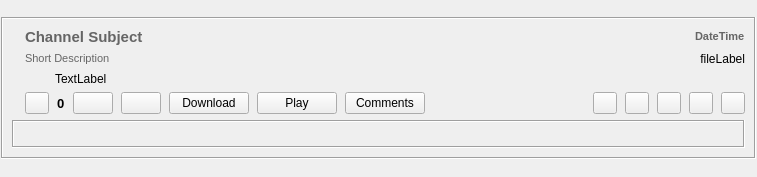
<?xml version="1.0" encoding="UTF-8"?>
<ui version="4.0">
 <class>GxsChannelPostItem</class>
 <widget class="QWidget" name="GxsChannelPostItem">
  <property name="geometry">
   <rect>
    <x>0</x>
    <y>0</y>
    <width>757</width>
    <height>177</height>
   </rect>
  </property>
  <layout class="QGridLayout" name="gridLayout_4">
   <property name="horizontalSpacing">
    <number>6</number>
   </property>
   <property name="verticalSpacing">
    <number>1</number>
   </property>
   <property name="margin">
    <number>1</number>
   </property>
   <item row="0" column="0">
    <widget class="QFrame" name="frame">
     <property name="sizePolicy">
      <sizepolicy hsizetype="Expanding" vsizetype="Fixed">
       <horstretch>0</horstretch>
       <verstretch>0</verstretch>
      </sizepolicy>
     </property>
     <property name="autoFillBackground">
      <bool>true</bool>
     </property>
     <property name="frameShape">
      <enum>QFrame::Box</enum>
     </property>
     <property name="frameShadow">
      <enum>QFrame::Sunken</enum>
     </property>
     <layout class="QVBoxLayout" name="verticalLayout_3">
      <item>
       <layout class="QHBoxLayout" name="horizontalLayout_6">
        <item>
         <widget class="QLabel" name="logoLabel">
          <property name="maximumSize">
           <size>
            <width>156</width>
            <height>107</height>
           </size>
          </property>
          <property name="text">
           <string/>
          </property>
          <property name="pixmap">
           <pixmap resource="../images.qrc">:/images/thumb-default-video.png</pixmap>
          </property>
          <property name="scaledContents">
           <bool>true</bool>
          </property>
         </widget>
        </item>
        <item>
         <layout class="QVBoxLayout" name="verticalLayout_2">
          <item>
           <layout class="QHBoxLayout" name="horizontalLayout_3">
            <item>
             <widget class="QLabel" name="titleLabel">
              <property name="sizePolicy">
               <sizepolicy hsizetype="MinimumExpanding" vsizetype="Preferred">
                <horstretch>0</horstretch>
                <verstretch>0</verstretch>
               </sizepolicy>
              </property>
              <property name="font">
               <font>
                <pointsize>11</pointsize>
                <weight>75</weight>
                <italic>true</italic>
                <bold>true</bold>
                <stylestrategy>PreferAntialias</stylestrategy>
               </font>
              </property>
              <property name="text">
               <string notr="true">&lt;!DOCTYPE HTML PUBLIC &quot;-//W3C//DTD HTML 4.0//EN&quot; &quot;http://www.w3.org/TR/REC-html40/strict.dtd&quot;&gt;
&lt;html&gt;&lt;head&gt;&lt;meta name=&quot;qrichtext&quot; content=&quot;1&quot; /&gt;&lt;style type=&quot;text/css&quot;&gt;
p, li { white-space: pre-wrap; }
&lt;/style&gt;&lt;/head&gt;&lt;body style=&quot; font-family:'MS Shell Dlg 2'; font-size:11pt; font-weight:600; font-style:italic;&quot;&gt;
&lt;p style=&quot; margin-top:0px; margin-bottom:0px; margin-left:0px; margin-right:0px; -qt-block-indent:0; text-indent:0px;&quot;&gt;&lt;span style=&quot; font-style:normal; color:#656565;&quot;&gt;Channel Subject&lt;/span&gt;&lt;/p&gt;&lt;/body&gt;&lt;/html&gt;</string>
              </property>
              <property name="scaledContents">
               <bool>false</bool>
              </property>
              <property name="openExternalLinks">
               <bool>true</bool>
              </property>
             </widget>
            </item>
            <item>
             <widget class="QLabel" name="datetimelabel">
              <property name="font">
               <font>
                <weight>75</weight>
                <bold>true</bold>
                <stylestrategy>PreferAntialias</stylestrategy>
               </font>
              </property>
              <property name="text">
               <string notr="true">&lt;!DOCTYPE HTML PUBLIC &quot;-//W3C//DTD HTML 4.0//EN&quot; &quot;http://www.w3.org/TR/REC-html40/strict.dtd&quot;&gt;
&lt;html&gt;&lt;head&gt;&lt;meta name=&quot;qrichtext&quot; content=&quot;1&quot; /&gt;&lt;style type=&quot;text/css&quot;&gt;
p, li { white-space: pre-wrap; }
&lt;/style&gt;&lt;/head&gt;&lt;body style=&quot; font-family:'MS Shell Dlg 2'; font-size:8.25pt; font-weight:600; font-style:normal;&quot;&gt;
&lt;p style=&quot; margin-top:0px; margin-bottom:0px; margin-left:0px; margin-right:0px; -qt-block-indent:0; text-indent:0px;&quot;&gt;&lt;span style=&quot; font-size:8pt; color:#666666;&quot;&gt;DateTime&lt;/span&gt;&lt;/p&gt;&lt;/body&gt;&lt;/html&gt;</string>
              </property>
             </widget>
            </item>
           </layout>
          </item>
          <item>
           <layout class="QHBoxLayout" name="horizontalLayout_4">
            <item>
             <widget class="QLabel" name="subjectLabel">
              <property name="sizePolicy">
               <sizepolicy hsizetype="MinimumExpanding" vsizetype="Expanding">
                <horstretch>0</horstretch>
                <verstretch>0</verstretch>
               </sizepolicy>
              </property>
              <property name="maximumSize">
               <size>
                <width>16777215</width>
                <height>60</height>
               </size>
              </property>
              <property name="text">
               <string notr="true">&lt;!DOCTYPE HTML PUBLIC &quot;-//W3C//DTD HTML 4.0//EN&quot; &quot;http://www.w3.org/TR/REC-html40/strict.dtd&quot;&gt;
&lt;html&gt;&lt;head&gt;&lt;meta name=&quot;qrichtext&quot; content=&quot;1&quot; /&gt;&lt;style type=&quot;text/css&quot;&gt;
p, li { white-space: pre-wrap; }
&lt;/style&gt;&lt;/head&gt;&lt;body style=&quot; font-family:'MS Shell Dlg 2'; font-size:8.25pt; font-weight:400; font-style:normal;&quot;&gt;
&lt;p style=&quot; margin-top:0px; margin-bottom:0px; margin-left:0px; margin-right:0px; -qt-block-indent:0; text-indent:0px;&quot;&gt;&lt;span style=&quot; font-size:8pt; color:#666666;&quot;&gt;Short Description&lt;/span&gt;&lt;/p&gt;&lt;/body&gt;&lt;/html&gt;</string>
              </property>
              <property name="wordWrap">
               <bool>true</bool>
              </property>
              <property name="openExternalLinks">
               <bool>true</bool>
              </property>
             </widget>
            </item>
            <item>
             <widget class="QLabel" name="filelabel">
              <property name="font">
               <font>
                <stylestrategy>PreferAntialias</stylestrategy>
               </font>
              </property>
              <property name="text">
               <string notr="true">fileLabel</string>
              </property>
              <property name="alignment">
               <set>Qt::AlignRight|Qt::AlignTop|Qt::AlignTrailing</set>
              </property>
             </widget>
            </item>
           </layout>
          </item>
          <item>
           <layout class="QHBoxLayout" name="horizontalLayout_5">
            <item>
             <widget class="QLabel" name="warn_image_label">
              <property name="maximumSize">
               <size>
                <width>24</width>
                <height>16777215</height>
               </size>
              </property>
              <property name="text">
               <string/>
              </property>
              <property name="pixmap">
               <pixmap resource="../images.qrc">:/images/status_unknown.png</pixmap>
              </property>
             </widget>
            </item>
            <item>
             <widget class="QLabel" name="warning_label">
              <property name="text">
               <string notr="true">TextLabel</string>
              </property>
             </widget>
            </item>
           </layout>
          </item>
          <item>
           <layout class="QHBoxLayout" name="horizontalLayout_2">
            <property name="spacing">
             <number>8</number>
            </property>
            <item>
             <widget class="QPushButton" name="readButton">
              <property name="maximumSize">
               <size>
                <width>24</width>
                <height>16777215</height>
               </size>
              </property>
              <property name="focusPolicy">
               <enum>Qt::NoFocus</enum>
              </property>
              <property name="toolTip">
               <string>Toggle Message Read Status</string>
              </property>
              <property name="icon">
               <iconset resource="../images.qrc">
                <normaloff>:/images/message-state-unread.png</normaloff>:/images/message-state-unread.png</iconset>
              </property>
              <property name="checkable">
               <bool>true</bool>
              </property>
              <property name="checked">
               <bool>false</bool>
              </property>
              <property name="flat">
               <bool>false</bool>
              </property>
             </widget>
            </item>
            <item>
             <widget class="QLabel" name="scoreLabel">
              <property name="font">
               <font>
                <family>Tahoma</family>
                <pointsize>10</pointsize>
                <weight>75</weight>
                <bold>true</bold>
               </font>
              </property>
              <property name="text">
               <string>0</string>
              </property>
             </widget>
            </item>
            <item>
             <widget class="QPushButton" name="voteUpButton">
              <property name="text">
               <string/>
              </property>
              <property name="icon">
               <iconset resource="../images.qrc">
                <normaloff>:/images/vote_up.png</normaloff>:/images/vote_up.png</iconset>
              </property>
             </widget>
            </item>
            <item>
             <widget class="QPushButton" name="voteDownButton">
              <property name="text">
               <string/>
              </property>
              <property name="icon">
               <iconset resource="../images.qrc">
                <normaloff>:/images/vote_down.png</normaloff>:/images/vote_down.png</iconset>
              </property>
             </widget>
            </item>
            <item>
             <widget class="QPushButton" name="downloadButton">
              <property name="font">
               <font/>
              </property>
              <property name="focusPolicy">
               <enum>Qt::NoFocus</enum>
              </property>
              <property name="text">
               <string>Download</string>
              </property>
              <property name="icon">
               <iconset resource="../images.qrc">
                <normaloff>:/images/download16.png</normaloff>:/images/download16.png</iconset>
              </property>
              <property name="autoExclusive">
               <bool>false</bool>
              </property>
             </widget>
            </item>
            <item>
             <widget class="QPushButton" name="playButton">
              <property name="font">
               <font/>
              </property>
              <property name="focusPolicy">
               <enum>Qt::NoFocus</enum>
              </property>
              <property name="text">
               <string>Play</string>
              </property>
              <property name="icon">
               <iconset resource="../images.qrc">
                <normaloff>:/images/player_play.png</normaloff>:/images/player_play.png</iconset>
              </property>
             </widget>
            </item>
            <item>
             <widget class="QPushButton" name="commentButton">
              <property name="text">
               <string>Comments</string>
              </property>
             </widget>
            </item>
            <item>
             <spacer name="horizontalSpacer">
              <property name="orientation">
               <enum>Qt::Horizontal</enum>
              </property>
              <property name="sizeHint" stdset="0">
               <size>
                <width>40</width>
                <height>20</height>
               </size>
              </property>
             </spacer>
            </item>
            <item>
             <widget class="QPushButton" name="copyLinkButton">
              <property name="sizePolicy">
               <sizepolicy hsizetype="Fixed" vsizetype="Fixed">
                <horstretch>0</horstretch>
                <verstretch>0</verstretch>
               </sizepolicy>
              </property>
              <property name="maximumSize">
               <size>
                <width>24</width>
                <height>16777215</height>
               </size>
              </property>
              <property name="focusPolicy">
               <enum>Qt::NoFocus</enum>
              </property>
              <property name="toolTip">
               <string>Copy RetroShare Link</string>
              </property>
              <property name="icon">
               <iconset resource="../images.qrc">
                <normaloff>:/images/copyrslink.png</normaloff>:/images/copyrslink.png</iconset>
              </property>
             </widget>
            </item>
            <item>
             <widget class="QPushButton" name="unsubscribeButton">
              <property name="sizePolicy">
               <sizepolicy hsizetype="Fixed" vsizetype="Fixed">
                <horstretch>0</horstretch>
                <verstretch>0</verstretch>
               </sizepolicy>
              </property>
              <property name="maximumSize">
               <size>
                <width>24</width>
                <height>16777215</height>
               </size>
              </property>
              <property name="focusPolicy">
               <enum>Qt::NoFocus</enum>
              </property>
              <property name="toolTip">
               <string>Unsubscribe From Channel</string>
              </property>
              <property name="icon">
               <iconset resource="../images.qrc">
                <normaloff>:/images/mail_delete.png</normaloff>:/images/mail_delete.png</iconset>
              </property>
             </widget>
            </item>
            <item>
             <widget class="QPushButton" name="expandButton">
              <property name="sizePolicy">
               <sizepolicy hsizetype="Fixed" vsizetype="Fixed">
                <horstretch>0</horstretch>
                <verstretch>0</verstretch>
               </sizepolicy>
              </property>
              <property name="maximumSize">
               <size>
                <width>24</width>
                <height>16777215</height>
               </size>
              </property>
              <property name="focusPolicy">
               <enum>Qt::NoFocus</enum>
              </property>
              <property name="toolTip">
               <string>Expand</string>
              </property>
              <property name="icon">
               <iconset resource="../images.qrc">
                <normaloff>:/images/edit_add24.png</normaloff>:/images/edit_add24.png</iconset>
              </property>
             </widget>
            </item>
            <item>
             <widget class="QPushButton" name="readAndClearButton">
              <property name="sizePolicy">
               <sizepolicy hsizetype="Fixed" vsizetype="Fixed">
                <horstretch>0</horstretch>
                <verstretch>0</verstretch>
               </sizepolicy>
              </property>
              <property name="maximumSize">
               <size>
                <width>24</width>
                <height>16777215</height>
               </size>
              </property>
              <property name="focusPolicy">
               <enum>Qt::NoFocus</enum>
              </property>
              <property name="toolTip">
               <string>Set as read and remove item</string>
              </property>
              <property name="icon">
               <iconset resource="../images.qrc">
                <normaloff>:/images/cancel.png</normaloff>:/images/cancel.png</iconset>
              </property>
             </widget>
            </item>
            <item>
             <widget class="QPushButton" name="clearButton">
              <property name="sizePolicy">
               <sizepolicy hsizetype="Fixed" vsizetype="Fixed">
                <horstretch>0</horstretch>
                <verstretch>0</verstretch>
               </sizepolicy>
              </property>
              <property name="maximumSize">
               <size>
                <width>24</width>
                <height>16777215</height>
               </size>
              </property>
              <property name="focusPolicy">
               <enum>Qt::NoFocus</enum>
              </property>
              <property name="toolTip">
               <string>Remove Item</string>
              </property>
              <property name="icon">
               <iconset resource="../images.qrc">
                <normaloff>:/images/close_normal.png</normaloff>:/images/close_normal.png</iconset>
              </property>
             </widget>
            </item>
           </layout>
          </item>
         </layout>
        </item>
       </layout>
      </item>
      <item>
       <widget class="QFrame" name="expandFrame">
        <layout class="QVBoxLayout">
         <property name="margin">
          <number>0</number>
         </property>
         <item>
          <widget class="QFrame" name="msgFrame">
           <property name="frameShape">
            <enum>QFrame::Box</enum>
           </property>
           <property name="frameShadow">
            <enum>QFrame::Sunken</enum>
           </property>
           <layout class="QVBoxLayout" name="verticalLayout">
            <property name="margin">
             <number>5</number>
            </property>
            <item>
             <widget class="QLabel" name="msgLabel">
              <property name="sizePolicy">
               <sizepolicy hsizetype="MinimumExpanding" vsizetype="Preferred">
                <horstretch>0</horstretch>
                <verstretch>0</verstretch>
               </sizepolicy>
              </property>
              <property name="wordWrap">
               <bool>true</bool>
              </property>
              <property name="margin">
               <number>6</number>
              </property>
              <property name="indent">
               <number>-1</number>
              </property>
              <property name="openExternalLinks">
               <bool>true</bool>
              </property>
              <property name="textInteractionFlags">
               <set>Qt::LinksAccessibleByMouse|Qt::TextSelectableByKeyboard|Qt::TextSelectableByMouse</set>
              </property>
             </widget>
            </item>
           </layout>
          </widget>
         </item>
        </layout>
       </widget>
      </item>
     </layout>
    </widget>
   </item>
  </layout>
 </widget>
 <resources>
  <include location="../images.qrc"/>
  <include location="../images.qrc"/>
  <include location="../images.qrc"/>
  <include location="../images.qrc"/>
 </resources>
 <connections/>
</ui>
